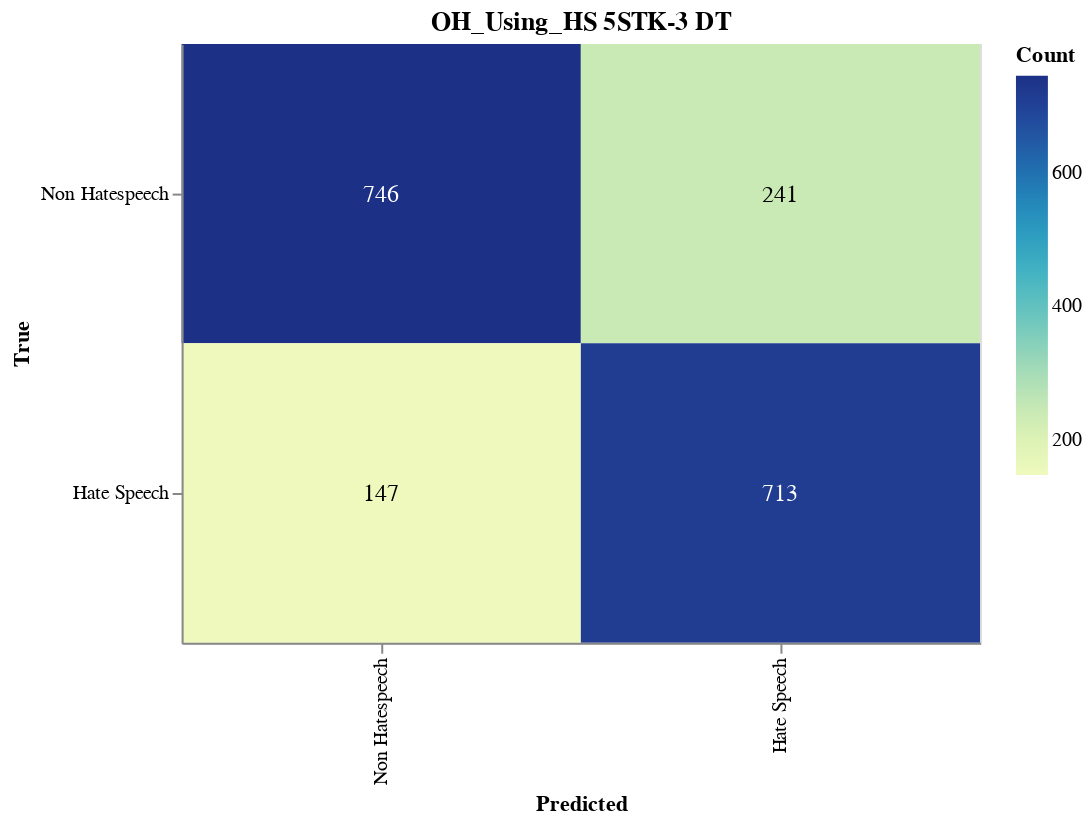

Here is the notebook cell this chart was saved with:
### Markdown cell above
#### Save CM

### Code cell
import altair as alt
import altair_saver
import pandas as pd
from sklearn.metrics import confusion_matrix

# Calculate the confusion matrix
cm = confusion_matrix(y_val, adjusted_predictions)

# Define class names
class_names = ['Non Hatespeech', 'Hate Speech']

# Convert confusion matrix to DataFrame
cm_df = pd.DataFrame(cm, index=class_names, columns=class_names).reset_index().melt(id_vars='index')
cm_df.columns = ['True', 'Predicted', 'Count']

# Ensure the order of categories
cm_df['True'] = pd.Categorical(cm_df['True'], categories=class_names, ordered=True)
cm_df['Predicted'] = pd.Categorical(cm_df['Predicted'], categories=class_names, ordered=True)

# Create the Altair plot
heatmap = alt.Chart(cm_df).mark_rect().encode(
    x=alt.X('Predicted:O', sort=class_names),
    y=alt.Y('True:O', sort=class_names),
    color='Count:Q',
    tooltip=['True', 'Predicted', 'Count']
).properties(
    width=400,
    height=300,
    title='OH_Using_HS 5STK-3 DT'
)

# Add text labels
text = heatmap.mark_text(
    align='center',
    baseline='middle',
    fontSize=12
).encode(
    text='Count:Q',
    color=alt.condition(
        alt.datum.Count > cm.max() / 2,
        alt.value('white'),
        alt.value('black')
    )
)

# Combine heatmap and text
final_chart = heatmap + text

# Display the plot
final_chart.show()

### Figure 1 — Vega-Lite specification as saved in the notebook (floating-point values rounded to 4 significant figures)
{"config": {"view": {"continuousWidth": 300, "continuousHeight": 300}}, "layer": [{"mark": {"type": "rect"}, "encoding": {"color": {"field": "Count", "type": "quantitative"}, "tooltip": [{"field": "True", "type": "ordinal"}, {"field": "Predicted", "type": "ordinal"}, {"field": "Count", "type": "quantitative"}], "x": {"field": "Predicted", "sort": ["Non Hatespeech", "Hate Speech"], "type": "ordinal"}, "y": {"field": "True", "sort": ["Non Hatespeech", "Hate Speech"], "type": "ordinal"}}, "title": "OH_Using_HS 5STK-3 DT"}, {"mark": {"type": "text", "align": "center", "baseline": "middle", "fontSize": 12}, "encoding": {"color": {"condition": {"test": "(datum.Count > 373.0)", "value": "white"}, "value": "black"}, "text": {"field": "Count", "type": "quantitative"}, "tooltip": [{"field": "True", "type": "ordinal"}, {"field": "Predicted", "type": "ordinal"}, {"field": "Count", "type": "quantitative"}], "x": {"field": "Predicted", "sort": ["Non Hatespeech", "Hate Speech"], "type": "ordinal"}, "y": {"field": "True", "sort": ["Non Hatespeech", "Hate Speech"], "type": "ordinal"}}, "title": "OH_Using_HS 5STK-3 DT"}], "data": {"name": "data-a01182ab7f749d8e2a41ffdfab689141"}, "height": 300, "width": 400, "$schema": "https://vega.github.io/schema/vega-lite/v5.17.0.json", "datasets": {"data-a01182ab7f749d8e2a41ffdfab689141": [{"True": "Non Hatespeech", "Predicted": "Non Hatespeech", "Count": 746}, {"True": "Hate Speech", "Predicted": "Non Hatespeech", "Count": 147}, {"True": "Non Hatespeech", "Predicted": "Hate Speech", "Count": 241}, {"True": "Hate Speech", "Predicted": "Hate Speech", "Count": 713}]}}
